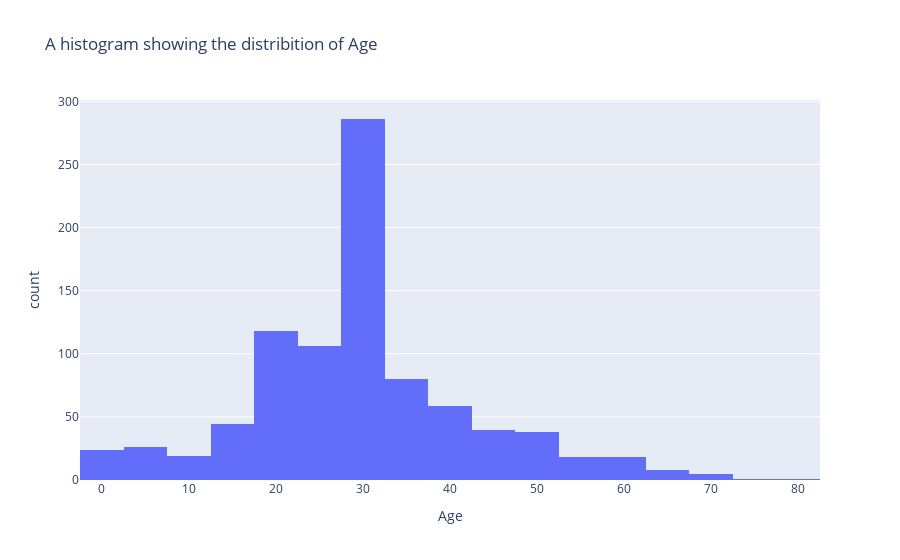

Write notebook code for a chart like this one.
### Markdown cell above
Answer 1: Distribution of age using a histogram

### Code cell
fig = px.histogram(titanic_DS, x="Age", nbins=20, title='A histogram showing the distribition of Age')

fig.show()

### Figure 1 — Plotly figure (JSON) as saved in the notebook; plotly's stock layout.template omitted (floating-point values rounded to 4 significant figures; data arrays with more than 128 entries replaced by an {"elided": "..."} marker saying what was removed)
{"data": [{"alignmentgroup": "True", "bingroup": "x", "hovertemplate": "Age=%{x}<br>count=%{y}<extra></extra>", "legendgroup": "", "marker": {"color": "#636efa", "pattern": {"shape": ""}}, "name": "", "nbinsx": 20, "offsetgroup": "", "orientation": "v", "showlegend": false, "type": "histogram", "x": {"elided": "891 float values"}, "xaxis": "x", "yaxis": "y"}], "layout": {"barmode": "relative", "legend": {"tracegroupgap": 0}, "title": {"text": "A histogram showing the distribition of Age"}, "xaxis": {"anchor": "y", "domain": [0, 1], "title": {"text": "Age"}}, "yaxis": {"anchor": "x", "domain": [0, 1], "title": {"text": "count"}}}}
